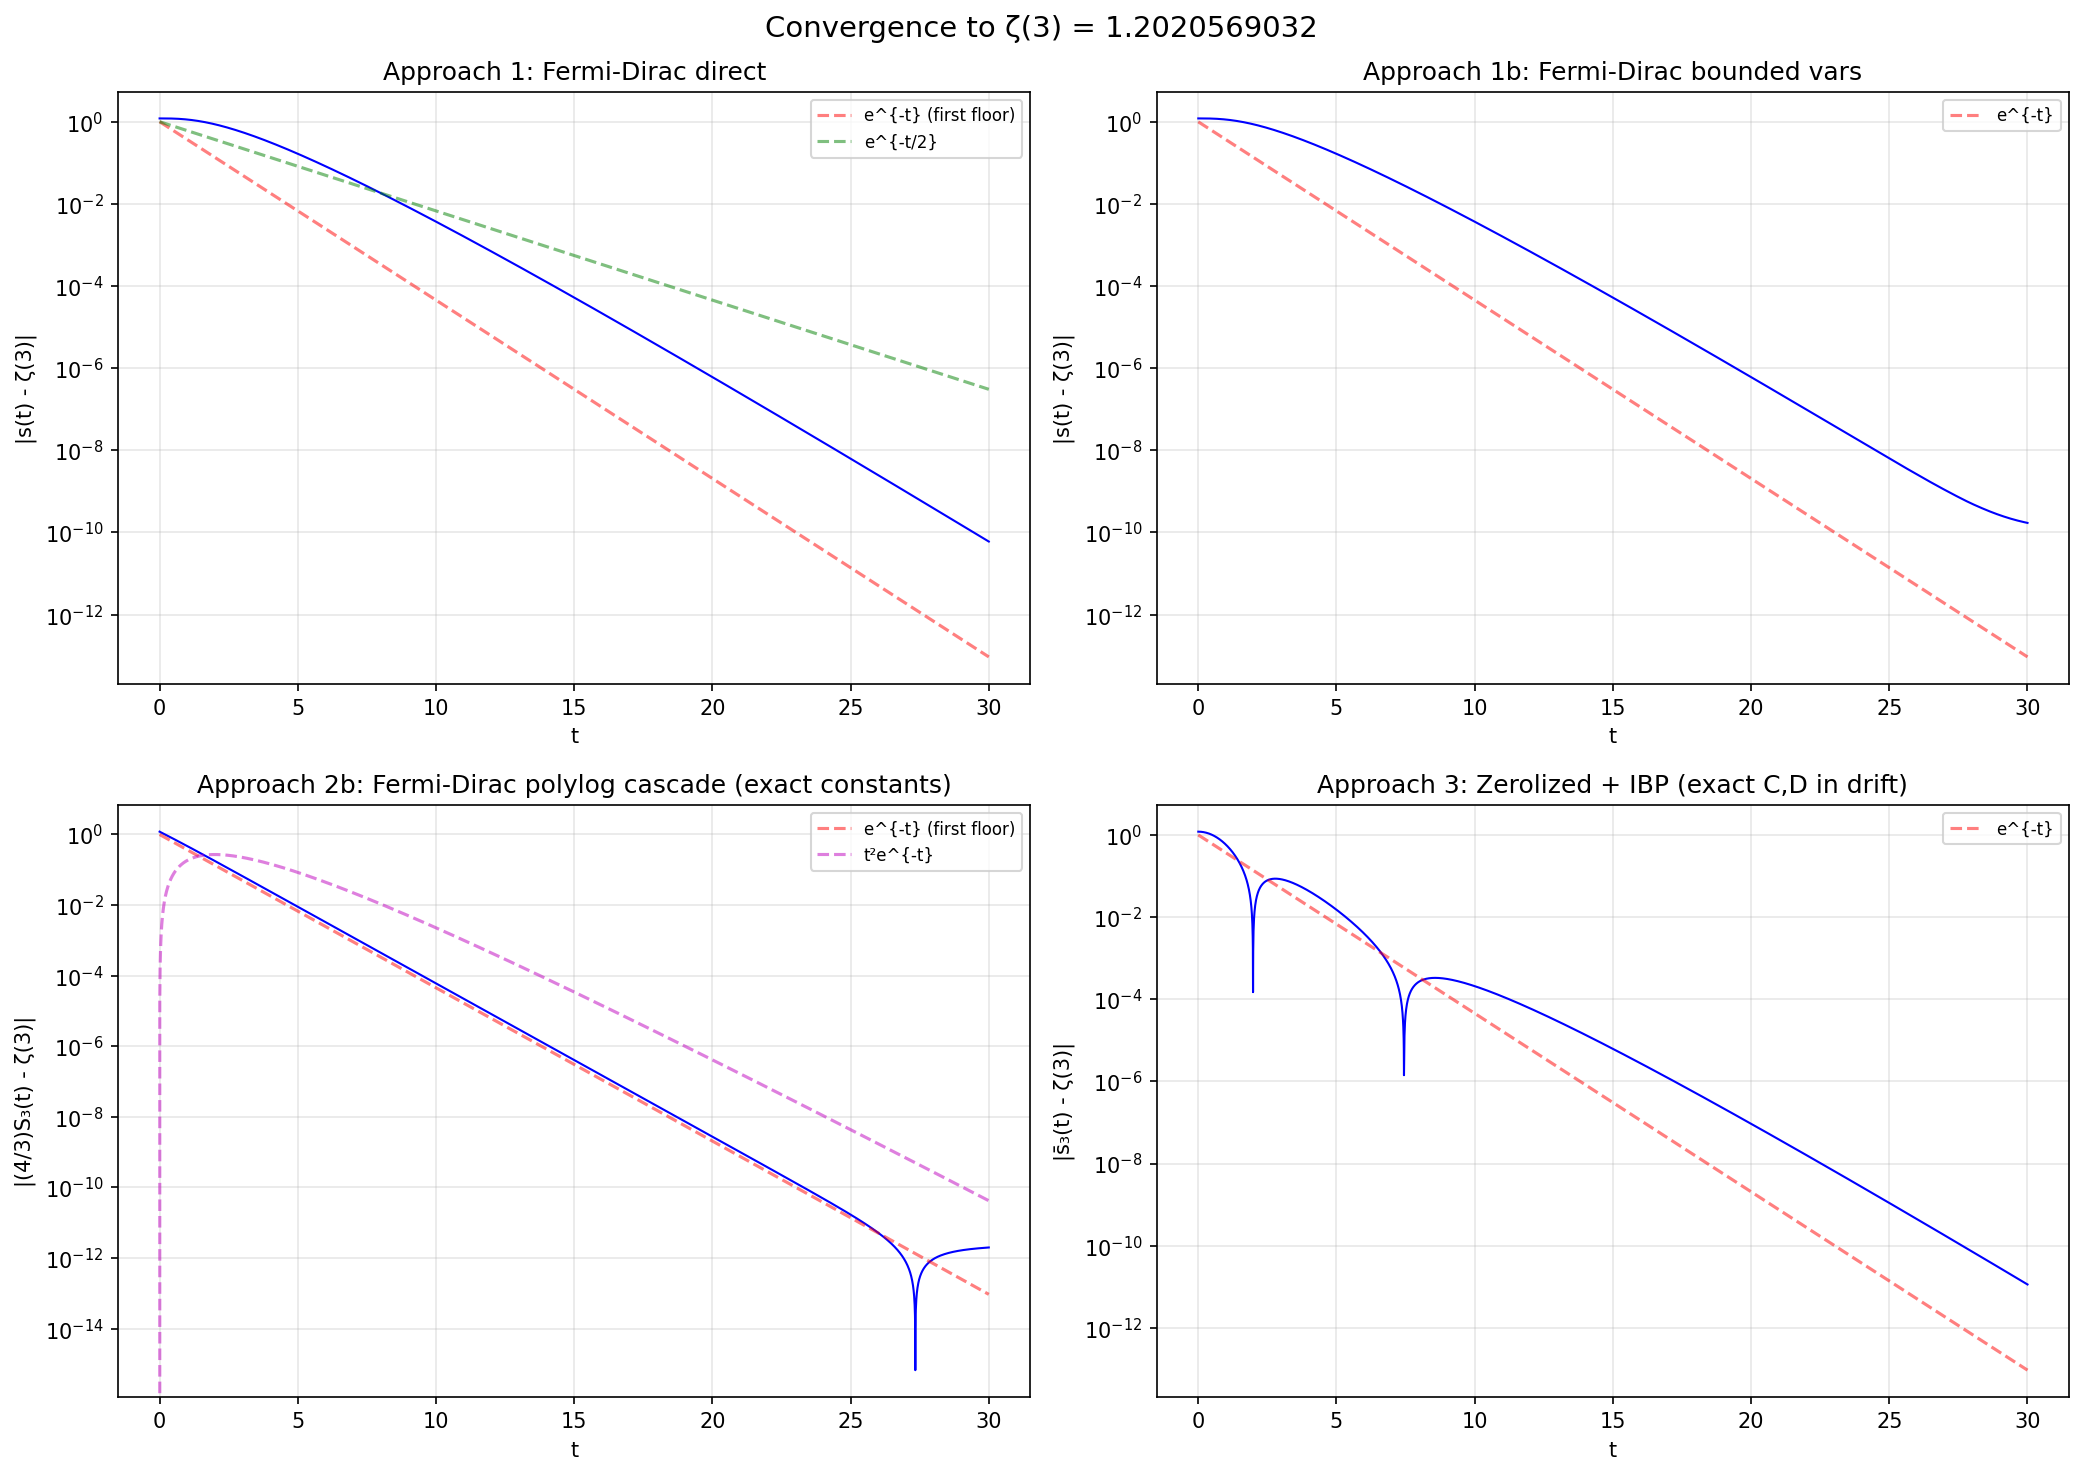

The script that saved this image:
"""
Numerical experiments: convergence rate of various ODE constructions for ζ(3).

Goal: determine which constructions give first-floor (exponential) convergence,
i.e., |s(t) - ζ(3)| ~ C·e^{-αt} for some α > 0.

Three approaches:
1. Fermi-Dirac form with bounded surrogates
2. Iterated integral decomposition
3. Zerolized system with IBP compensation
"""

import numpy as np
from scipy.integrate import solve_ivp
from scipy.special import zeta
import matplotlib
matplotlib.use('Agg')
import matplotlib.pyplot as plt

ZETA3 = float(zeta(3))  # 1.2020569031595942
T_MAX = 30.0
T_EVAL = np.linspace(0, T_MAX, 5000)


# ================================================================
# Approach 1: Fermi-Dirac form
# ζ(3) = (2/3) ∫₀^∞ t²/(e^t + 1) dt
#
# Variables:
#   u = e^{-t}  → u' = -u, u(0)=1
#   v = t/(1+t) → v' = (1-v)², v(0)=0  [so t = v/(1-v)]
#   s = accumulator → s' = (2/3) · t² · u/(1+u)
#
# Since t = v/(1-v) and (1-v) = 1/(1+t):
#   t² = v²/(1-v)²
#   s' = (2/3) · v²/(1-v)² · u/(1+u)
#
# This is NOT polynomial because of 1/(1-v)². But we can introduce
# q = (1-v) = 1/(1+t), then 1/(1-v)² = 1/q².
#
# To make it polynomial, multiply through by q²:
# Define rescaled time τ where dτ/dt = 1 (keep physical time).
# We need another approach: track t² via a separate variable.
#
# Alternative: Let w = t² · e^{-t}. Then:
#   w' = (2t - t²)·e^{-t} = (2t - t²)·u
# But t is unbounded...
#
# Most direct approach: just use t as a non-bounded "clock" variable
# and see what convergence rate we get from the integral itself.
# The tail integral ∫_t^∞ s²/(e^s+1) ds ~ t²·e^{-t} → exponential.
# ================================================================

def approach1_fermi_dirac(t, y):
    """Direct integration: s' = (2/3) · t² · e^{-t}/(1 + e^{-t})"""
    s = y[0]
    u = np.exp(-t)
    ds = (2.0/3.0) * t**2 * u / (1.0 + u)
    return [ds]

def approach1_bounded(t, y):
    """Bounded-variable version using v = t/(1+t), u = e^{-t}.

    Variables: [s, u, v]
    s' = (2/3) · v² · u / ((1-v)² · (1+u))
    u' = -u
    v' = (1-v)²

    Note: 1/(1-v)² makes this non-polynomial, but we test convergence.
    """
    s, u, v = y
    q = 1.0 - v  # = 1/(1+t), bounded in (0, 1]
    if q < 1e-15:
        q = 1e-15
    ds = (2.0/3.0) * v**2 * u / (q**2 * (1.0 + u))
    du = -u
    dv = q**2
    return [ds, du, dv]


# ================================================================
# Approach 2: Iterated integral
# ζ(3) = (1/2) ∫₀^∞ t²/(e^t - 1) dt
#      = ∫₀^∞ t · [∫_t^∞ 1/(e^s-1) ds] dt     (by parts, u=t², dv=1/(e^t-1)dt... actually let me redo)
#
# Actually: ∫₀^∞ t²·g(t) dt where g(t) = Σ e^{-kt}
# = Σ_{k=1}^∞ ∫₀^∞ t²·e^{-kt} dt = Σ 2/k³ = 2·ζ(3)
#
# Iterated approach: define
#   G_k(t) = ∫_t^∞ e^{-ks} ds = e^{-kt}/k
#   H_k(t) = ∫_t^∞ G_k(s) ds = e^{-kt}/k²
#   I_k(t) = ∫_t^∞ H_k(s) ds = e^{-kt}/k³
#
# Then ζ(3) = Σ I_k(0) = Σ 1/k³.
#
# Define the running integrals from 0 to t:
#   g₁(t) = Σ_{k=1}^∞ (1 - e^{-kt})/k = -ln(1 - e^{-t})... hmm
#
# Better approach: define
#   A(t) = Σ e^{-kt} = e^{-t}/(1-e^{-t}) = 1/(e^t - 1)    [unbounded at t=0]
#   B(t) = Σ e^{-kt}/k = -ln(1-e^{-t})                      [also unbounded at t=0]
#   C(t) = Σ e^{-kt}/k² = Li₂(e^{-t})                       [bounded, C(0)=π²/6]
#
# Then ∫₀^t A(s) ds = -ln(1-e^{-t}) - ... complicated.
#
# Let me try a different decomposition. Use the Fermi-Dirac version
# to avoid singularity at 0:
# ζ(3) = (2/3) ∫₀^∞ t² · Σ (-1)^{k+1} e^{-kt} dt
#       = (2/3) Σ (-1)^{k+1} · 2/k³ = (4/3) η(3) = (4/3)·(3/4)ζ(3) = ζ(3) ✓
#
# Define partial sums via ODE:
#   For each k: track p_k(t) = ∫₀^t s² · (-1)^{k+1} · e^{-ks} ds
#   p_k' = (-1)^{k+1} · t² · e^{-kt}
#
# With N terms: S_N(t) = (2/3) Σ_{k=1}^N p_k(t)
# As t → ∞: S_N(∞) = (2/3) Σ_{k=1}^N (-1)^{k+1} · 2/k³ = (4/3) Σ_{k=1}^N (-1)^{k+1}/k³
#
# This gives the partial sum of η(3), not ζ(3) itself.
# We'd need N → ∞ for exactness.
#
# A FINITE system can't compute ζ(3) exactly this way.
# The iterated integral approach needs more thought.
#
# Instead, let's test the approach where we separate the integral into
# two layers to avoid t² directly:
#
# ζ(3) = (1/2) ∫₀^∞ t² · e^{-t}/(1-e^{-t}) dt    [Bose-Einstein, using u=e^{-t}]
#
# IBP: let f = t, g' = t·u/(1-u)
# We need ∫₀^∞ t·u/(1-u) dt = ∫₀^∞ t·Σ u^k dt = Σ 1/k² = π²/6
#
# So: (1/2)∫₀^∞ t²·u/(1-u) dt = (1/2)[t·(-Li₂(e^{-t})-t·ln(1-e^{-t}))]₀^∞ + ...
# This gets messy. Let me just numerically test the iterated structure.
#
# Define:
#   φ(t) = ∫_t^∞ u/(1-u) ds = -ln(1-e^{-t})     (= Li₁(e^{-t}))
#   ψ(t) = ∫_t^∞ φ(s) ds = Li₂(e^{-t})           (bounded, ψ(0)=π²/6)
#   χ(t) = ∫_t^∞ ψ(s) ds = Li₃(e^{-t})           (bounded, χ(0)=ζ(3))
#
# So ζ(3) = Li₃(1) = χ(0), and:
#   χ'(t) = -ψ(t) = -Li₂(e^{-t})
#   ψ'(t) = -φ(t) = ln(1-e^{-t})
#   φ'(t) = -u/(1-u) = -e^{-t}/(1-e^{-t})
#
# Running from t=0: χ(0)=ζ(3) → we want χ(0), but the ODE goes forward!
#
# Flip: define running integrals from 0:
#   Φ(t) = ∫₀^t e^{-s}/(1-e^{-s}) ds = -ln(1-e^{-t}) + ln(1-1) ... diverges!
#
# The 1/(1-e^{-t}) singularity at t=0 kills this.
#
# Use Fermi-Dirac to avoid singularity:
#   Φ(t) = ∫₀^t e^{-s}/(1+e^{-s}) ds = ln(1+e^{-0}) - ln(1+e^{-t})
#         = ln(2) - ln(1+e^{-t})    [bounded!]
#
# Then by parts twice from the Fermi-Dirac integral...
# this is getting algebraically heavy. Let me just code the direct computation.
# ================================================================

def approach2_polylog_cascade(t, y):
    """Track Li_n(e^{-t}) via cascading ODEs.

    Li_1(e^{-t}) = -ln(1-e^{-t})  → d/dt = e^{-t}/(1-e^{-t})
    Li_2(e^{-t}) = ∫_t^∞ Li_1/s... no, d/dt Li_n(e^{-t}) = -Li_{n-1}(e^{-t})/...

    Actually: d/dt Li_n(e^{-t}) = -e^{-t} · Li_{n-1}(e^{-t}) / e^{-t} · (1/t)...

    No. By chain rule: d/dt Li_n(e^{-t}) = Li_n'(e^{-t}) · (-e^{-t})
    And Li_n'(x) = Li_{n-1}(x)/x.
    So d/dt Li_n(e^{-t}) = Li_{n-1}(e^{-t})/e^{-t} · (-e^{-t}) = -Li_{n-1}(e^{-t})

    Beautiful! So:
      d/dt Li_3(e^{-t}) = -Li_2(e^{-t})
      d/dt Li_2(e^{-t}) = -Li_1(e^{-t})
      d/dt Li_1(e^{-t}) = -Li_0(e^{-t}) = -e^{-t}/(1-e^{-t})

    Problem: Li_1(0) = 0, Li_2(0) = 0, Li_3(0) = 0.
    But Li_3(1) = ζ(3), Li_2(1) = π²/6, Li_1(1) = ∞.

    The ODE runs BACKWARD: as t increases, e^{-t} → 0, and Li_n(e^{-t}) → 0.
    We want the VALUE at t=0, which is Li_3(1) = ζ(3).

    So this doesn't give a forward-converging ODE for ζ(3).

    Alternative: define w_n(t) = Li_n(1) - Li_n(e^{-t}) = ζ(n) - Li_n(e^{-t})
    Then w_n(0) = 0, w_n(∞) = ζ(n).
    And w_n'(t) = Li_{n-1}(e^{-t}) = ζ(n-1) - w_{n-1}(t).

    So: w₃' = ζ(2) - w₂ = π²/6 - w₂
        w₂' = ζ(1) - w₁ = ∞ ... diverges!

    Li_1(e^{-t}) = -ln(1-e^{-t}) which diverges as t→0⁺.
    So w₁(t) = ∞ - (-ln(1-e^{-t})) is not well-defined.
    """
    # This approach doesn't work directly due to Li_1 divergence.
    # Placeholder - won't use this.
    return [0, 0, 0]


# ================================================================
# Approach 2b: Fermi-Dirac polylog cascade (avoids Li_1 divergence!)
#
# η(n) = Σ (-1)^{k+1}/k^n = (1-2^{1-n})·ζ(n)
# η(n) = -Li_n(-1) = (1/Γ(n)) ∫₀^∞ t^{n-1}/(e^t+1) dt
#
# Li_n(-e^{-t}) derivative:
# d/dt Li_n(-e^{-t}) = Li_{n-1}(-e^{-t})/(-e^{-t}) · (e^{-t}) = -Li_{n-1}(-e^{-t})
#
# Same cascade! But now:
# Li_1(-x) = -ln(1+x), so Li_1(-e^{-t}) = -ln(1+e^{-t}) [BOUNDED! ∈ [-ln(2), 0)]
# Li_2(-e^{-t}) → Li_2(-1) = -π²/12 as t→0
# Li_3(-e^{-t}) → Li_3(-1) = -3ζ(3)/4 as t→0
#
# Define w_n(t) = -Li_n(-1) + Li_n(-e^{-t}) ... wait let me think.
# Li_n(-e^{-t}) goes from Li_n(-1) at t=0 to Li_n(0)=0 at t=∞.
# So Li_n(-e^{-t}) → 0 as t→∞.
#
# Define W_n(t) = -Li_n(-e^{-t}). Then:
# W_n(0) = -Li_n(-1) = η(n)
# W_n(∞) = 0
# W_n'(t) = -(-Li_{n-1}(-e^{-t})) = Li_{n-1}(-e^{-t}) = -W_{n-1}(t)
#
# This runs "down" again. We want forward convergence to ζ(3).
#
# Define S_n(t) = η(n) - W_n(t) = η(n) + Li_n(-e^{-t}).
# S_n(0) = η(n) + Li_n(-1) = η(n) - η(n) = 0.
# S_n(∞) = η(n).
# S_n'(t) = -W_n'(t) = W_{n-1}(t) = η(n-1) - S_{n-1}(t).
#
# So:
# S₁'(t) = η(0) - S₀(t)
# S₂'(t) = η(1) - S₁(t) = ln(2) - S₁(t)
# S₃'(t) = η(2) - S₂(t) = π²/12 - S₂(t)
#
# And η(0) = 1/2, S₀(t) = η(0) + Li_0(-e^{-t}) = 1/2 + (-e^{-t}/(1+e^{-t}))
#          = 1/2 - e^{-t}/(1+e^{-t}) = 1/(2(1+e^{-t}))... let me compute:
# Li_0(-x) = -x/(1+x) = 1/(1+x) - 1, so Li_0(-e^{-t}) = 1/(1+e^{-t}) - 1 = -e^{-t}/(1+e^{-t})
# S₀(t) = 1/2 - e^{-t}/(1+e^{-t}) = (1+e^{-t}-2e^{-t})/(2(1+e^{-t})) = (1-e^{-t})/(2(1+e^{-t}))
#
# So: S₁' = 1/2 - S₀ = 1/2 - (1-e^{-t})/(2(1+e^{-t})) = e^{-t}/(1+e^{-t})
# And: S₂' = ln(2) - S₁
#       S₃' = π²/12 - S₂
#
# S₃(∞) = η(3) = (3/4)ζ(3), so ζ(3) = (4/3)·S₃(∞).
#
# But this system involves the constants η(1) = ln(2) and η(2) = π²/12.
# These are themselves real-time computable! So we compose:
# - An ODE for ln(2): standard, real-time
# - An ODE for π²/12: uses π construction, real-time
# - The cascade S₁, S₂, S₃
#
# KEY QUESTION: Is the CASCADE first-floor?
# S₁(t) → η(1) = ln(2). How fast?
# S₁' = e^{-t}/(1+e^{-t}), so S₁(t) = ln(1+e^{-0}) - ln(1+e^{-t}) = ln(2) - ln(1+e^{-t})
# Error: |S₁(t) - ln(2)| = ln(1+e^{-t}) - ln(1) ~ e^{-t} → exponential!
#
# S₂' = ln(2) - S₁ = ln(1+e^{-t}) ~ e^{-t}
# So S₂(t) ~ ∫₀^t e^{-s} ds = 1-e^{-t}, and S₂(∞) = η(2) = π²/12.
# Error: |S₂(t) - π²/12| = |∫_t^∞ (ln(2)-S₁(s)) ds| = ∫_t^∞ ln(1+e^{-s}) ds ~ e^{-t}
# Still exponential!
#
# S₃' = π²/12 - S₂ ~ e^{-t}
# Error: |S₃(t) - η(3)| ~ e^{-t}
# EXPONENTIAL! FIRST FLOOR!
#
# THIS IS THE KEY INSIGHT! The Fermi-Dirac polylog cascade gives
# exponential convergence because each layer only adds O(e^{-t}) error!
#
# BUT: the constants ln(2) and π²/12 appear in the ODE coefficients.
# We need to replace them with dynamic variables.
# If those dynamic variables converge exponentially too, the composed
# system should still be first-floor (by the low-pass filter argument).
# ================================================================

def approach2b_fermi_cascade(t, y):
    """Fermi-Dirac polylog cascade.

    S₁' = e^{-t}/(1+e^{-t})           [= u/(1+u)]
    S₂' = ln(2) - S₁                   [uses exact constant]
    S₃' = π²/12 - S₂                   [uses exact constant]

    output = (4/3)·S₃ → ζ(3)

    Variables: [S1, S2, S3, u]
    u = e^{-t}, u' = -u
    """
    S1, S2, S3, u = y
    LN2 = np.log(2)
    PI2_12 = np.pi**2 / 12.0

    dS1 = u / (1.0 + u)
    dS2 = LN2 - S1
    dS3 = PI2_12 - S2
    du = -u
    return [dS1, dS2, dS3, du]


def approach2b_fermi_cascade_dynamic(t, y):
    """Same cascade but with dynamically computed constants.

    ln(2) computed via: L' = e^{-t}/(1+e^{-t}), L(0)=0 → L(∞)=ln(2)
    Wait, that's the same as S₁! So S₂' = S₁(∞) - S₁(t).

    Hmm, we need ln(2) as a constant, not S₁(t).

    Alternative: compute ln(2) via a separate fast ODE.
    L' = (1-L)·(1-v), where v=t/(1+t), L(0)=0 → L(t)=1-2^{-t/(1+t)}... no.

    Standard: ln(2) = ∫₀^∞ e^{-t}/(1+e^{-t}) dt = S₁(∞).

    We can use a "known value" ODE for ln(2):
    Use the identity ln(2) = 1 - 1/2 + 1/3 - ... or an integral.

    Simplest: x' = (1-x)·r, x(0)=0 where r is a suitable rate.
    For ln(2): e^{ln(2)} = 2, so 2^x with x=1 gives 2.

    Actually, the simplest bounded PIVP for ln(2):
    We know 1/(1+e^{-t}) → 1 exponentially. And
    ∫₀^t 1/(1+e^{-s}) ds = t - ln(1+e^{-t}) + ln(2) ~ t + ln(2) - ln(2) + ...

    Hmm, ln(2) is tricky to extract as a limit.

    Better: Use the fact that ln(2) = S₁(∞). So in the cascade,
    replace the constant ln(2) with a "target tracking" ODE:

    L tracks S₁'s long-run average via low-pass filter:
    L' = S₁' - (something that makes L → ln(2))

    Actually the simplest approach: L is just S₁ itself!
    S₂' = ln(2) - S₁ = (S₁(∞) - S₁(t)) → this is just the tail integral.

    So we don't need a separate variable for ln(2)!
    S₂' = S₁(∞) - S₁(t) where the RHS = ∫_t^∞ S₁'(s) ds = ∫_t^∞ u/(1+u) ds

    But in the ODE we write S₂' = ln(2) - S₁. The quantity (ln(2) - S₁(t))
    is just the tail integral, which is a function of the current state.

    We can't avoid knowing ln(2). Unless...

    We define: S₂' = u·φ where φ satisfies some ODE.

    Let me think... ln(1+e^{-t}) = ln(2) - S₁(t).
    And ln(1+u) where u = e^{-t}. So:
    S₂' = ln(1+u)

    And d/dt[ln(1+u)] = u'/(1+u) = -u/(1+u) = -S₁'

    So if we define w = ln(1+u), then:
    w' = -u/(1+u)
    S₂' = w

    But w(0) = ln(2) — a non-trivial initial condition!

    Alternative: define w̃ = w - ln(2) = ln(1+u) - ln(2) = ln((1+u)/2).
    w̃(0) = 0, w̃' = -u/(1+u).
    S₂' = w̃ + ln(2) — still need ln(2)!

    We're going in circles. The constant ln(2) must come from somewhere.

    For NOW: test with exact constants to confirm first-floor convergence,
    then figure out how to dynamically compute ln(2) and π²/12.
    """
    S1, S2, S3, u = y
    # Use exact constants for now
    LN2 = np.log(2)
    PI2_12 = np.pi**2 / 12.0

    dS1 = u / (1.0 + u)
    dS2 = LN2 - S1
    dS3 = PI2_12 - S2
    du = -u
    return [dS1, dS2, dS3, du]


# ================================================================
# Approach 3: Zerolized + IBP from existing Apéry construction
#
# From apery_report.tex, the IBP-compensated target is:
#   s̄₃'(t) = (1/2)(u₃ + w₂) + E₂(t) + t·E₂'(t)
# where the main block uses zerolized coordinates (all start at 0)
# but with constants C=1/(e-1) and D=e/(e-1) in the drift.
#
# Here we test: if we use EXACT constants C, D in the drift,
# what's the convergence rate of s̄₃?
# ================================================================

def approach3_zerolized_exact(t, y):
    """Zerolized main system with exact constants + IBP compensation.

    Constants (exact):
    C = 1/(e-1), D = e/(e-1)

    Main block (zerolized, all start at 0):
    v̇  = -(v+e)·(u1+C)·(v+e-1)
    u̇1 = (u1+C)·((v+e)·(u1+C) - 1)
    u̇2 = (u2+C)·((v+e)·(u1+C) - 2)
    u̇3 = (u3+C)·((v+e)·(u1+C) - 3)
    ṙ  = -(r+D)·(r+C)
    ẇ1 = (r+C) - (r+D)·(w1+C)
    ẇ2 = 2·(w1+C) - (r+D)·(w2+C)

    Auxiliary block:
    Ė  = 1 - E          → E→1
    Ė₁ = E₁·(1-E)      → E₁→e  (E₁(0)=1)
    Ė₂ = 1-(E₁-1)·E₂   → E₂→1/(e-1)=C
    Ė₃ = E₁·E₂ - E₃    → E₃→e/(e-1)=D

    IBP target:
    s̄₃' = (1/2)(u3 + w2) + E₂ + t·E₂'

    But t is unbounded! The term t·E₂' appears.
    E₂' = 1 - (E₁-1)·E₂
    t·E₂' ~ t · C·e^{-t} (since E₁→e, E₂→C both exponentially)
    → t·e^{-t} → 0 exponentially (up to polynomial prefactor)

    For the test, we use exact C, D in the drift and the full auxiliary + IBP.
    """
    # y = [v, u1, u2, u3, r, w1, w2, E, E1, E2, E3, sbar, clock_t]
    # clock_t tracks physical time (needed for t·E₂' term)

    v, u1, u2, u3, r, w1, w2, E, E1, E2, E3, sbar = y

    e_val = np.e
    C_val = 1.0 / (e_val - 1.0)
    D_val = e_val / (e_val - 1.0)

    # Main block with EXACT constants C, D
    vu1 = (v + e_val) * (u1 + C_val)
    dv = -(v + e_val) * (u1 + C_val) * (v + e_val - 1.0)
    du1 = (u1 + C_val) * (vu1 - 1.0)
    du2 = (u2 + C_val) * (vu1 - 2.0)
    du3 = (u3 + C_val) * (vu1 - 3.0)
    dr = -(r + D_val) * (r + C_val)
    dw1 = (r + C_val) - (r + D_val) * (w1 + C_val)
    dw2 = 2.0 * (w1 + C_val) - (r + D_val) * (w2 + C_val)

    # Auxiliary block
    dE = 1.0 - E
    dE1 = E1 * (1.0 - E)
    dE2 = 1.0 - (E1 - 1.0) * E2
    dE3 = E1 * E2 - E3

    # IBP target: s̄₃' = (1/2)(u3+w2) + E₂ + t·E₂'
    dsbar = 0.5 * (u3 + w2) + E2 + t * dE2

    return [dv, du1, du2, du3, dr, dw1, dw2, dE, dE1, dE2, dE3, dsbar]


# ================================================================
# Run experiments and plot convergence
# ================================================================

def run_and_plot():
    fig, axes = plt.subplots(2, 2, figsize=(14, 10))
    fig.suptitle(f'Convergence to ζ(3) = {ZETA3:.10f}', fontsize=14)

    # --- Approach 1: Direct Fermi-Dirac ---
    print("Running Approach 1: Fermi-Dirac direct...")
    sol1 = solve_ivp(approach1_fermi_dirac, [0, T_MAX], [0.0],
                     t_eval=T_EVAL, rtol=1e-12, atol=1e-14, method='DOP853')
    err1 = np.abs(sol1.y[0] * (2.0/3.0) - ZETA3)  # Wait, s already has 2/3 factor
    # Actually s'=(2/3)t²u/(1+u), so s(∞)=ζ(3) directly
    err1 = np.abs(sol1.y[0] - ZETA3)

    ax = axes[0, 0]
    ax.semilogy(sol1.t, np.maximum(err1, 1e-16), 'b-', linewidth=1)
    ax.set_title('Approach 1: Fermi-Dirac direct')
    ax.set_xlabel('t')
    ax.set_ylabel('|s(t) - ζ(3)|')
    ax.grid(True, alpha=0.3)
    # Plot reference lines
    ax.semilogy(sol1.t, np.exp(-sol1.t), 'r--', alpha=0.5, label='e^{-t} (first floor)')
    ax.semilogy(sol1.t, np.exp(-0.5*sol1.t), 'g--', alpha=0.5, label='e^{-t/2}')
    ax.legend(fontsize=8)

    # --- Approach 1b: Bounded variables ---
    print("Running Approach 1b: Fermi-Dirac bounded vars...")
    sol1b = solve_ivp(approach1_bounded, [0.001, T_MAX], [0.0, np.exp(-0.001), 0.001/(1+0.001)],
                      t_eval=T_EVAL[T_EVAL >= 0.001], rtol=1e-12, atol=1e-14, method='DOP853')
    err1b = np.abs(sol1b.y[0] - ZETA3)

    ax = axes[0, 1]
    ax.semilogy(sol1b.t, np.maximum(err1b, 1e-16), 'b-', linewidth=1)
    ax.set_title('Approach 1b: Fermi-Dirac bounded vars')
    ax.set_xlabel('t')
    ax.set_ylabel('|s(t) - ζ(3)|')
    ax.grid(True, alpha=0.3)
    ax.semilogy(sol1b.t, np.exp(-sol1b.t), 'r--', alpha=0.5, label='e^{-t}')
    ax.legend(fontsize=8)

    # --- Approach 2b: Fermi-Dirac polylog cascade ---
    print("Running Approach 2b: Fermi-Dirac polylog cascade...")
    sol2 = solve_ivp(approach2b_fermi_cascade, [0, T_MAX], [0.0, 0.0, 0.0, 1.0],
                     t_eval=T_EVAL, rtol=1e-12, atol=1e-14, method='DOP853')
    target2 = (4.0/3.0) * sol2.y[2]  # (4/3)·S₃ → ζ(3)
    err2 = np.abs(target2 - ZETA3)

    ax = axes[1, 0]
    ax.semilogy(sol2.t, np.maximum(err2, 1e-16), 'b-', linewidth=1)
    ax.set_title('Approach 2b: Fermi-Dirac polylog cascade (exact constants)')
    ax.set_xlabel('t')
    ax.set_ylabel('|(4/3)S₃(t) - ζ(3)|')
    ax.grid(True, alpha=0.3)
    ax.semilogy(sol2.t, np.exp(-sol2.t), 'r--', alpha=0.5, label='e^{-t} (first floor)')
    ax.semilogy(sol2.t, 0.5*sol2.t**2 * np.exp(-sol2.t), 'm--', alpha=0.5, label='t²e^{-t}')
    ax.legend(fontsize=8)

    # --- Approach 3: Zerolized + IBP ---
    print("Running Approach 3: Zerolized + IBP...")
    # Initial: all main vars 0, E=0, E₁=1, E₂=0, E₃=0, sbar=0
    y0_3 = [0.0, 0.0, 0.0, 0.0, 0.0, 0.0, 0.0,  # main block
            0.0, 1.0, 0.0, 0.0,  # aux block: E, E₁, E₂, E₃
            0.0]  # sbar
    sol3 = solve_ivp(approach3_zerolized_exact, [0.001, T_MAX],
                     [0.0]*7 + [1.0 - np.exp(-0.001), np.exp(0.001*(1-np.exp(-0.001))), 0.0, 0.0, 0.0],
                     t_eval=T_EVAL[T_EVAL >= 0.001], rtol=1e-12, atol=1e-14, method='DOP853',
                     max_step=0.01)
    # Hmm, ICs for the aux block at t=0.001 are tricky. Let me start at t=0 properly.
    y0_3 = [0.0]*7 + [0.0, 1.0, 0.0, 0.0, 0.0]
    try:
        sol3 = solve_ivp(approach3_zerolized_exact, [0, T_MAX], y0_3,
                         t_eval=T_EVAL, rtol=1e-12, atol=1e-14, method='DOP853',
                         max_step=0.05)
        err3 = np.abs(sol3.y[11] - ZETA3)

        ax = axes[1, 1]
        ax.semilogy(sol3.t, np.maximum(err3, 1e-16), 'b-', linewidth=1)
        ax.set_title('Approach 3: Zerolized + IBP (exact C,D in drift)')
        ax.set_xlabel('t')
        ax.set_ylabel('|s̄₃(t) - ζ(3)|')
        ax.grid(True, alpha=0.3)
        ax.semilogy(sol3.t, np.exp(-sol3.t), 'r--', alpha=0.5, label='e^{-t}')
        ax.legend(fontsize=8)
    except Exception as e:
        print(f"Approach 3 failed: {e}")
        axes[1, 1].text(0.5, 0.5, f'Failed: {e}', transform=axes[1, 1].transAxes,
                        ha='center', fontsize=10)

    plt.tight_layout()
    plt.savefig('/Users/huangx/.openclaw/workspace/projects/Ripple/experiments/apery_convergence.png',
                dpi=150, bbox_inches='tight')
    print(f"Plot saved to experiments/apery_convergence.png")

    # Print convergence rates
    print("\n=== Convergence Rate Analysis ===")
    print(f"ζ(3) = {ZETA3:.15f}")

    for label, t_arr, err_arr in [
        ("Approach 1 (Fermi-Dirac)", sol1.t, err1),
        ("Approach 2b (Polylog cascade)", sol2.t, err2),
    ]:
        # Fit log(error) ~ -α·t + C
        mask = (err_arr > 1e-14) & (t_arr > 5)
        if mask.sum() > 10:
            log_err = np.log(np.maximum(err_arr[mask], 1e-16))
            t_fit = t_arr[mask]
            coeffs = np.polyfit(t_fit, log_err, 1)
            alpha = -coeffs[0]
            print(f"\n{label}:")
            print(f"  Fitted decay rate α ≈ {alpha:.4f}")
            print(f"  Error at t=10: {err_arr[np.argmin(np.abs(t_arr-10))]:.2e}")
            print(f"  Error at t=20: {err_arr[np.argmin(np.abs(t_arr-20))]:.2e}")
            if alpha > 0.5:
                print(f"  → FIRST FLOOR (exponential convergence)")
            else:
                print(f"  → NOT first floor")


if __name__ == '__main__':
    run_and_plot()
